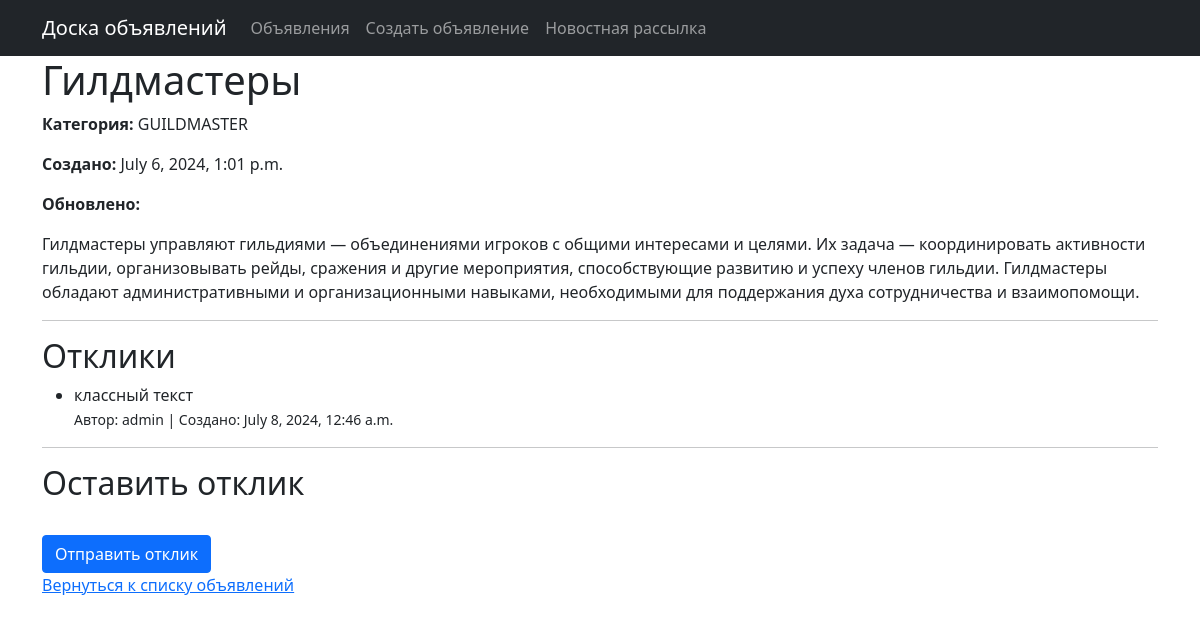
The page /ads/5/ on the database its author committed.
### board/models.py (models this page shows, shortened)
class Ad(models.Model):
    CATEGORY_CHOICES = [
        ('TANK', 'Танки'),
        ('HEALER', 'Хилы'),
        ('DPS', 'ДД'),
        ('MERCHANT', 'Торговцы'),
        ('GUILDMASTER', 'Гилдмастеры'),
        ('QUESTGIVER', 'Квестгиверы'),
        ('BLACKSMITH', 'Кузнецы'),
        ('LEATHERWORKER', 'Кожевники'),
        ('POTION_MASTER', 'Зельевары'),
        ('SPELLMASTER', 'Мастера заклинаний'),
    ]
    title = models.CharField(max_length=255)
    content = CKEditor5Field('Контент')
    created_at = models.DateTimeField(auto_now_add=True)
    update_at = models.DateTimeField(auto_now=True)
    user = models.ForeignKey(CustomUser, on_delete=models.CASCADE)
    category = models.CharField(max_length=20, choices=CATEGORY_CHOICES)

class Response(models.Model):
    content = models.TextField()
    created_at = models.DateTimeField(auto_now_add=True)
    is_accepted = models.BooleanField(default = False)
    ad = models.ForeignKey(Ad, on_delete=models.CASCADE)
    user = models.ForeignKey(CustomUser, on_delete=models.CASCADE)

class CustomUser(AbstractUser):
    bio = models.TextField(blank=True, null=True)
    profile_picture = models.ImageField(upload_to='profile_pics/', blank=True, null=True)

### board/views.py (the view)
# urls.py: path('ads/<int:pk>/', AdDetail.as_view(), name='ad_detail'),
class AdDetail(DetailView):
    model = Ad
    template_name = "ad_detail.html"
    context_object_name = "ad"
    def get_context_data(self, **kwargs):
        context = super().get_context_data(**kwargs)
        context['responses'] = Response.objects.filter(ad=self.object)
        return context

### templates/ad_detail.html (shortened to what this page needs)
{% extends "flatpages/default.html" %}
{% block content %}
  <h1>{{ ad.title }}</h1>
  <p><strong>Категория:</strong> {{ ad.category }}</p>
  <p><strong>Создано:</strong> {{ ad.created_at }}</p>
  <p><strong>Обновлено:</strong> {{ ad.updated_at }}</p>
  <div>{{ ad.content|safe }}</div>
  <hr>
  <h2>Отклики</h2>
  <ul>
    {% for response in responses %}
      <li>
        <div>{{ response.content|safe }}</div>
        <p><small>Автор: {{ response.user.username }} | Создано: {{ response.created_at }}</small></p>
      </li>
    {% empty %}
      <li>Пока нет откликов.</li>
    {% endfor %}
  </ul>
  <hr>
  <h2>Оставить отклик</h2>
  <form method="post" action="{% url 'response_create' ad_id=ad.pk %}">
    <div class="form-group">
    </div>
    <button type="submit" class="btn btn-primary">Отправить отклик</button>
  </form>
  <a href="{% url 'ads_list' %}">Вернуться к списку объявлений</a>
{% endblock %}

### rows shown on the page
Ad: title "Гилдмастеры", category "GUILDMASTER", created_at "July 6, 2024, 1:01 p.m.", content "Гилдмастеры управляют гильдиями — объединениями игроков с общими интересами и целями. Их задача — координировать активности гильдии, организовывать рейды, сражения и другие мероприятия, способствующие развитию и успеху членов гильдии. Гилдмастеры обладают административными и организационными навыками, необходимыми для поддержания духа сотрудничества и взаимопомощи."
Response: content "классный текст", user.username "admin", created_at "July 8, 2024, 12:46 a.m."
